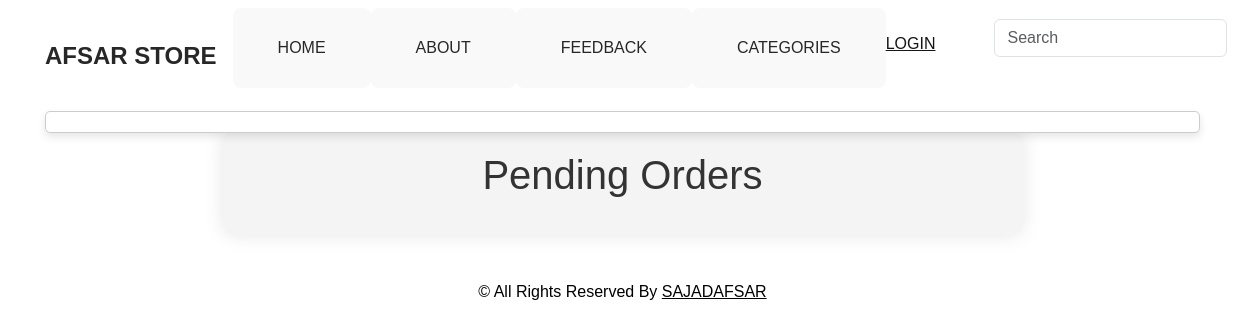
The app's page /pending-orders, older data.
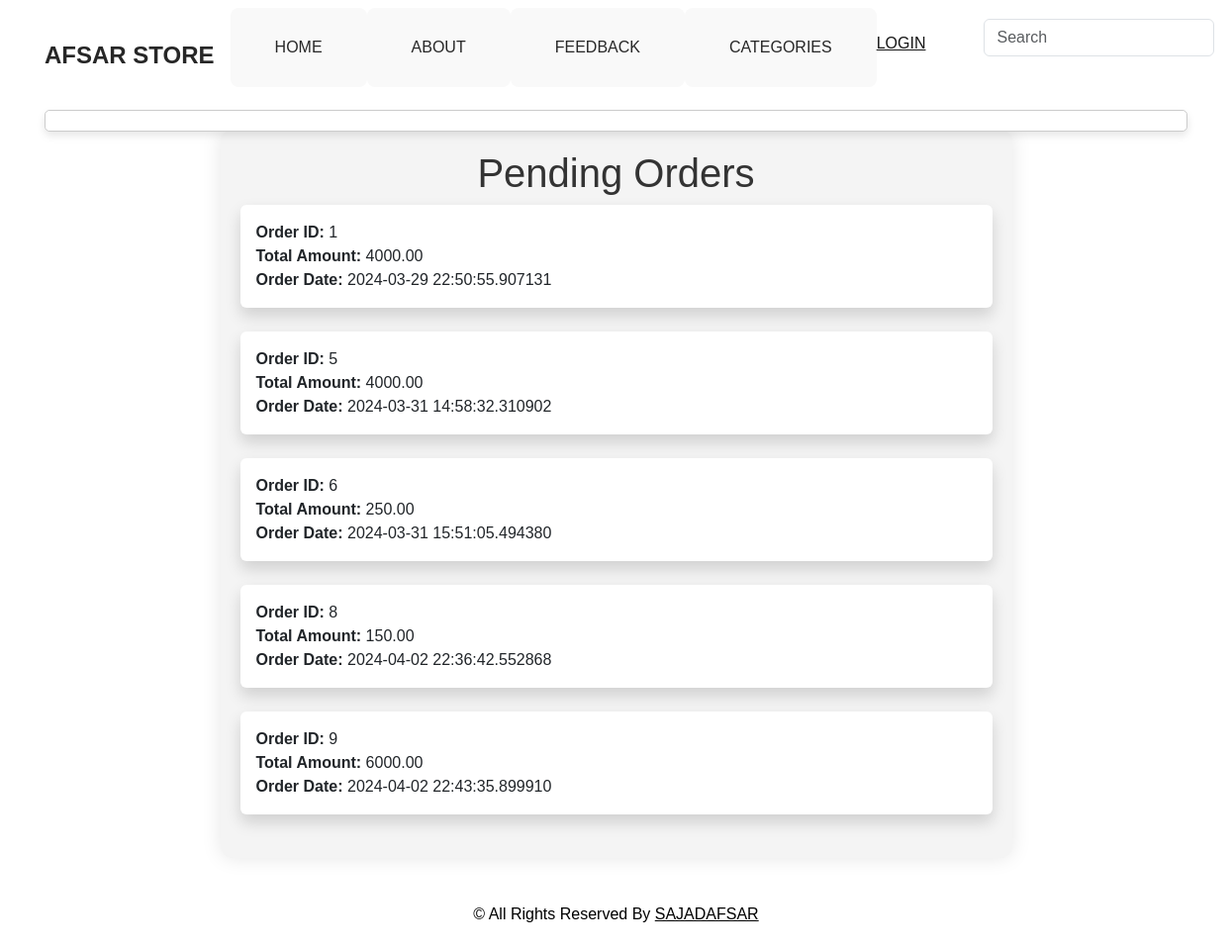
The same page, newer data.
### model.py (models this page shows)
class Order(db.Model):
    __tablename__ = 'Orders'
    order_id = db.Column(db.Integer, primary_key=True, autoincrement=True)
    user_id = db.Column(db.Integer, db.ForeignKey('user.user_id'), nullable=False)
    order_date = db.Column(db.DateTime, nullable=False)
    total_amount = db.Column(db.DECIMAL(10, 2), nullable=False)
    status = db.Column(db.String(20), nullable=False)
    order_details = db.relationship('OrderDetail', backref='order', lazy='joined')

### server.py (the view)
@app.route('/pending-orders', methods=['GET'])
def view_pending():
    pending_orders = Order.query.filter_by(user_id=17,status='pending').all()
    return render_template('pending_orders.html', orders=pending_orders)

### templates/pending_orders.html (shortened to what this page needs)
<!DOCTYPE html>
<html lang="en">
<head>
    <link rel="stylesheet" type="text/css" href="../static/home/css/bootstrap.css" />
    <link href="../static/home/css/font-awesome.min.css" rel="stylesheet" />
    <link href="../static/home/css/style.css" rel="stylesheet" />
    <link href="../static/home/css/responsive.css" rel="stylesheet" />
    <link rel="stylesheet" href="https://cdn.jsdelivr.net/npm/bootstrap@5.4.3/dist/css/bootstrap.min.css">
</head>
<body>
    <div class="">
        <header class="header_section long_section px-0">
            <nav class="navbar navbar-expand-lg custom_nav-container ">
                <a class="navbar-brand" href="/">
                    <span>Afsar Store</span>
                </a>
                <div class="collapse navbar-collapse" id="navbarSupportedContent">
                    <div class="d-flex mx-auto flex-column flex-lg-row align-items-center">
                        <ul class="navbar-nav">
                            <li class="nav-item">
                                <a class="nav-link" href="/">Home</a>
                            </li>
                            <li class="nav-item">
                                <a class="nav-link" href="/about">About</a>
                            </li>
                            <li class="nav-item">
                                <a class="nav-link" href="/feedback">Feedback</a>
                            </li>
                            <li class="nav-item">
                                <a class="nav-link" href="/#category" onclick="smoothScroll('#category')">categories</a>
                            </li>
                        </ul>
                    </div>
                </div>
                <div id="myDiv" class="quote_btn-container">
                    <a id="alogin" href="/user/login">
                        <span id="spanlogin"></span>
                        <i class="fa fa-user" aria-hidden="true"></i>
                    </a>
                    <a class="nav-link fa fa-shopping-cart" style="font-size:18px; margin-right: 15px;"
                        href="/view-cart"></a>
                    <form class="form-inline">
                        <input id="searchBox" class="form-control mr-sm-2" type="search" placeholder="Search"
                            aria-label="Search" oninput="searchProduct(this.value)">
                        <button class="btn my-2 my-sm-0 nav_search-btn" type="button">
                            <i class="fa fa-search" aria-hidden="true"></i>
                        </button>
                    </form>
                    <div id="searchResults" class="search-results"></div>
                </div>
    </div>
    <div id="app" class="container">
        <h1>Pending Orders</h1>
        <ul>
            {% for order in orders %}
            <li class="shadow p-3 mb-4 bg-body rounded">
                <strong>Order ID:</strong> {{ order.order_id }} <br>
                <strong>Total Amount:</strong> {{ order.total_amount }} <br>
                <strong>Order Date:</strong> {{ order.order_date }}
            </li>
            {% endfor %}
        </ul>
    </div>
    <footer class="footer_section">
        <div class="container">
            <p>
                &copy;  All Rights Reserved By
                <a href="https://sajadafsar.ir">SAJADAFSAR</a>
            </p>
        </div>
    </footer>
</body>
</html>

### static/home/css/style.css (style rules this page uses)
body { font-family: "Poppins", sans-serif; color: #0c0c0c; background-color: #ffffff; overflow-x: hidden; }
.long_section { margin-left: 45px; margin-right: 45px; padding-left: 15px; padding-right: 15px; }
.header_section { background-color: #ffffff; }
.custom_nav-container .navbar-nav .nav-item .nav-link { padding: 3px 15px; margin: 10px 15px; color: #272727; text-align: center; text-transform: uppercase; }
a, a:hover, a:focus { text-decoration: none; }
.btn, .btn:focus { outline: none !important; -webkit-box-shadow: none; box-shadow: none; }
.custom_nav-container .nav_search-btn { width: 35px; height: 35px; padding: 0; border: none; }
.navbar-brand span { font-size: 24px; font-weight: 700; color: #272727; text-transform: uppercase; }
.custom_nav-container { z-index: 99999; padding: 5px 0; }
.quote_btn-container { display: -webkit-box; display: -ms-flexbox; display: flex; -webkit-box-align: center; -ms-flex-align: center; align-items: center; }
.quote_btn-container a { color: #151515; margin-right: 25px; text-transform: uppercase; }
.quote_btn-container a span { margin-right: 5px; }
.footer_section { position: relative; text-align: center; }
.footer_section p { color: #000000; padding: 25px 0; margin: 0; }
.footer_section p a { color: inherit; }

### static/home/css/responsive.css (style rules this page uses)
@media (min-width: 1200px) { .container { max-width: 1170px; } }

### templates/pending_orders.html (style rules this page uses)
body { font-family: 'Arial', sans-serif; }
#app { max-width: 800px; margin: 20px auto; padding: 20px; border-radius: 12px; box-shadow: 0 0 20px rgba(0, 0, 0, 0.1); background-color: #f4f4f4; }
h1 { color: #333; text-align: center; }
ul { list-style: none; padding: 0; }
li { background-color: #f9f9f9; padding: 15px; margin-bottom: 15px; border-radius: 8px; }
.search-results { position: absolute; top: 100%; left: 0; z-index: 1000; width: 100%; background-color: #fff; border: 1px solid #ccc; border-radius: 5px; box-shadow: 0 4px 8px rgba(0, 0, 0, 0.1); padding: 10px; }

Row changes from the older to the newer data that the page shows:
now on this page (row edited): Order: order_id "1", total_amount "4000.00", order_date "2024-03-29 22:50:55.907131"
added Order: order_id "5", total_amount "4000.00", order_date "2024-03-31 14:58:32.310902"
added Order: order_id "6", total_amount "250.00", order_date "2024-03-31 15:51:05.494380"
added Order: order_id "8", total_amount "150.00", order_date "2024-04-02 22:36:42.552868"
added Order: order_id "9", total_amount "6000.00", order_date "2024-04-02 22:43:35.899910"
